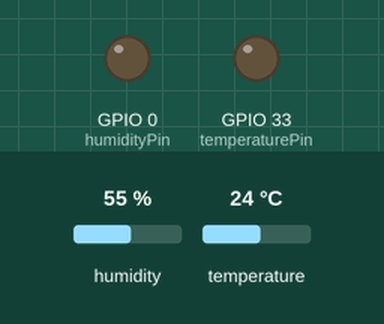
The sketch below on a simulated ESP32. Shown: output pins drawn as LEDs (lit = HIGH). The inputs (shaded band) are chosen by the test bench; at power-on: temperature 24 °C, humidity 55 %. WiFi joins after 1.5 s; servers stay silent unless stated; storage starts empty; what the sketch prints to the serial monitor is not drawn.

Above: at 3.2 s.
3.3 s: temperature set to 12 °C
At 5.1 s:
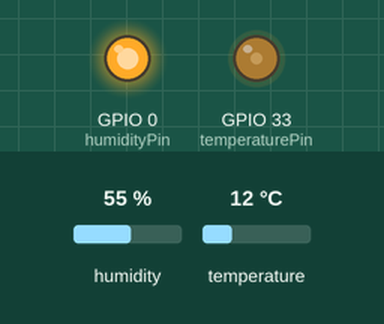
5.5 s: temperature set to 28 °C
At 6.6 s:
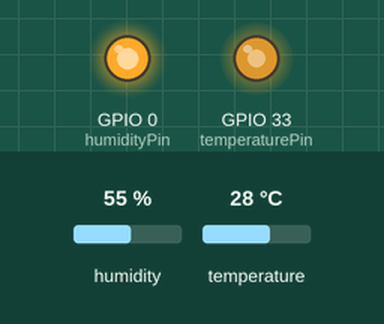
7.5 s: temperature set to 33 °C
At 9.3 s:
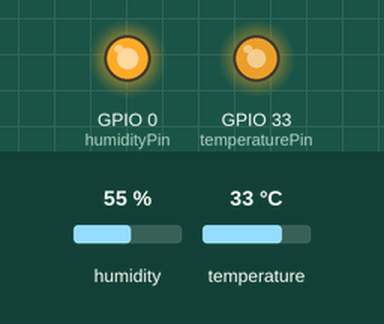
Timing chart, 0 to 10.8 s (numbered marks = the images above; inputs shaded):
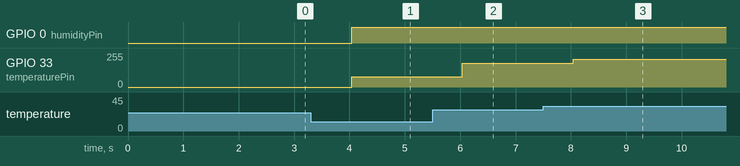

The sketch:

HostanjeStranice.ino
```cpp
#include "FS.h"
#include "SD_MMC.h"
#include <Arduino.h>
#include <WiFi.h>
#include <AsyncTCP.h>
#include <ESPAsyncWebServer.h>
#include "SPI.h"
#include <DFRobot_DHT20.h>
#include <Wire.h>
DFRobot_DHT20 dht20;

const char* ssid = "Grimbo";
const char* password = "sveveliko";

const int comPin1 = 1;
const int comPin2 = 3;

const int temperaturePin = 33;
const int humidityPin = 0;

float temperatureValue = 4.0;
float humidityValue = 2.0;

AsyncWebServer server(80);
void initMicroSDCard() {
  Serial.println("Mounting MicroSD Card");
  if (!SD_MMC.begin()) {
    Serial.println("MicroSD Card Mount Failed");
    return;
  }
  uint8_t cardType = SD_MMC.cardType();
  if (cardType == CARD_NONE) {
    Serial.println("No MicroSD Card found");
    return;
  }

}
void initWiFi() {
  WiFi.mode(WIFI_STA);
  WiFi.begin(ssid, password);
  Serial.print("Connecting to WiFi ..");
  while (WiFi.status() != WL_CONNECTED) {
    Serial.print('.');
    delay(1000);
  }
  Serial.println(WiFi.localIP());
}

void setup() {

  pinMode(humidityPin, OUTPUT);
  pinMode(temperaturePin, OUTPUT);

  Serial.begin(115200);
  Wire.begin(comPin1, comPin2);
  initMicroSDCard();
  initWiFi();

  server.on("/", HTTP_GET, [](AsyncWebServerRequest *request){
    request->send(SD_MMC, "/index.html", "text/html");
  });
  server.on("/sensor-data", HTTP_GET, [](AsyncWebServerRequest *request) {
    String temperature = String(temperatureValue, 2);
    String humidity = String(humidityValue, 2);
    String json = "{\"temperature\": " + temperature + ", \"humidity\": " + humidity + "}";
    request->send(200, "application/json", json);
  });
  server.serveStatic("/", SD_MMC, "/");
  server.begin();

  TimerHandle_t timer = xTimerCreate("sensorTimer", pdMS_TO_TICKS(2000), pdTRUE, (void *)0, [](TimerHandle_t xTimer) {
    temperatureValue = dht20.getTemperature();
    humidityValue = dht20.getHumidity()*100;

    if (humidityValue >= 45)
    {
      digitalWrite(humidityPin, HIGH);
    }
    else
    {
      digitalWrite(humidityPin, LOW);
    }
    if (temperatureValue >= 40)
    {
      analogWrite(temperaturePin, 255);
    }
    else if (temperatureValue <= 0)
    {
      analogWrite(temperaturePin, 0);
    }
    else
    {
      int brightness = map(temperatureValue, 0, 40, 0, 255);
      analogWrite(temperaturePin, brightness);
    }

  });
  xTimerStart(timer, 0);
}
void loop() {
}
```

Measured:
- after the input at 3.3 s, GPIO 33 (temperaturePin): 0/255 → 76/255 after 0.74 s
- after the input at 5.5 s, GPIO 33 (temperaturePin): 76/255 → 178/255 after 0.54 s
- after the input at 7.5 s, GPIO 33 (temperaturePin): 178/255 → 210/255 after 0.54 s
